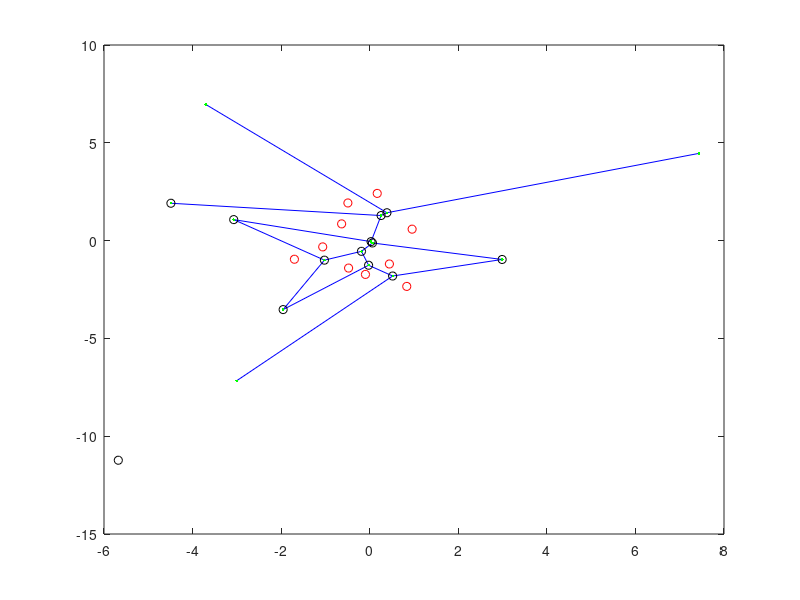

This figure's MATLAB source:
close all;
clc;
clearvars;

points = 10;
range = 5;
for i = 1:points
	x(i) = (rand() - 0.5)*range;
	y(i) = (rand() - 0.5)*range;
end

P = [x', y'];
% Find the voroni map
[vin,cin] = voronoin(P);
[vx,vy] = voronoi(x,y);

figure()
plot(vx,vy,'b')
hold on 
plot(x, y, 'or');
plot(vin(:,1), vin(:,2), 'ok')
% define of the vertex of voronoi in a matrix
v = zeros(length(vx(1,:))*2,2);
v = [vx(1,:)', vy(1,:)'; vx(2,:)', vy(2,:)'];
% remove the duplicate points
v = unique(v, 'rows');
plot(v(:,1), v(:,2), '.g');

% remove the first element of vin if it's infinite
vin_noinf = vin;
cin_noinf = cin;
if (isinf(vin(1,1)) || isinf(vin(1,2)))
	vin_noinf(1,:) = [];
	for i = 1:length(cin)
		cin_noinf{i}(find(cin{i} == 1)) = [];
	end
end

% find the points that are not conisdered in vin_noinf but are in v


